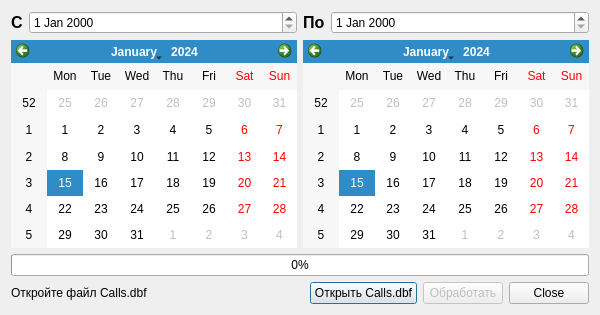
<?xml version="1.0" encoding="UTF-8"?>
<ui version="4.0">
 <class>MainWindow</class>
 <widget class="QDialog" name="MainWindow">
  <property name="geometry">
   <rect>
    <x>0</x>
    <y>0</y>
    <width>600</width>
    <height>315</height>
   </rect>
  </property>
  <property name="sizePolicy">
   <sizepolicy hsizetype="Fixed" vsizetype="Fixed">
    <horstretch>0</horstretch>
    <verstretch>0</verstretch>
   </sizepolicy>
  </property>
  <property name="minimumSize">
   <size>
    <width>600</width>
    <height>315</height>
   </size>
  </property>
  <property name="maximumSize">
   <size>
    <width>600</width>
    <height>315</height>
   </size>
  </property>
  <property name="windowTitle">
   <string>Конвертер Oracle2Dbf</string>
  </property>
  <layout class="QVBoxLayout" name="verticalLayout">
   <item>
    <layout class="QGridLayout" name="gridLayout">
     <item row="3" column="0">
      <layout class="QHBoxLayout" name="horizontalLayout">
       <item>
        <widget class="QLabel" name="fromLabel">
         <property name="sizePolicy">
          <sizepolicy hsizetype="Preferred" vsizetype="Preferred">
           <horstretch>0</horstretch>
           <verstretch>0</verstretch>
          </sizepolicy>
         </property>
         <property name="font">
          <font>
           <pointsize>12</pointsize>
           <weight>75</weight>
           <bold>true</bold>
          </font>
         </property>
         <property name="text">
          <string>С</string>
         </property>
        </widget>
       </item>
       <item>
        <widget class="QDateEdit" name="fromDateEdit">
         <property name="sizePolicy">
          <sizepolicy hsizetype="Expanding" vsizetype="Fixed">
           <horstretch>0</horstretch>
           <verstretch>0</verstretch>
          </sizepolicy>
         </property>
        </widget>
       </item>
      </layout>
     </item>
     <item row="3" column="1">
      <layout class="QHBoxLayout" name="horizontalLayout_2">
       <item>
        <widget class="QLabel" name="tillLabel">
         <property name="font">
          <font>
           <pointsize>12</pointsize>
           <weight>75</weight>
           <bold>true</bold>
          </font>
         </property>
         <property name="text">
          <string>По</string>
         </property>
        </widget>
       </item>
       <item>
        <widget class="QDateEdit" name="tillDateEdit">
         <property name="sizePolicy">
          <sizepolicy hsizetype="Expanding" vsizetype="Fixed">
           <horstretch>0</horstretch>
           <verstretch>0</verstretch>
          </sizepolicy>
         </property>
        </widget>
       </item>
      </layout>
     </item>
     <item row="4" column="0">
      <widget class="QCalendarWidget" name="fromCalendarWidget">
       <property name="firstDayOfWeek">
        <enum>Qt::Monday</enum>
       </property>
      </widget>
     </item>
     <item row="4" column="1">
      <widget class="QCalendarWidget" name="tillCalendarWidget">
       <property name="firstDayOfWeek">
        <enum>Qt::Monday</enum>
       </property>
      </widget>
     </item>
    </layout>
   </item>
   <item>
    <widget class="QProgressBar" name="progressBar">
     <property name="maximum">
      <number>100</number>
     </property>
     <property name="value">
      <number>0</number>
     </property>
    </widget>
   </item>
   <item>
    <layout class="QGridLayout" name="gridLayout_2">
     <item row="0" column="0">
      <widget class="QLabel" name="dbfFilePathLabel">
       <property name="sizePolicy">
        <sizepolicy hsizetype="Expanding" vsizetype="Preferred">
         <horstretch>0</horstretch>
         <verstretch>0</verstretch>
        </sizepolicy>
       </property>
       <property name="text">
        <string>Откройте файл Calls.dbf</string>
       </property>
       <property name="wordWrap">
        <bool>true</bool>
       </property>
      </widget>
     </item>
     <item row="0" column="2">
      <widget class="QPushButton" name="openDbfButton">
       <property name="text">
        <string>Открыть Calls.dbf</string>
       </property>
      </widget>
     </item>
     <item row="0" column="4">
      <widget class="QDialogButtonBox" name="buttonBox">
       <property name="sizePolicy">
        <sizepolicy hsizetype="Fixed" vsizetype="Fixed">
         <horstretch>0</horstretch>
         <verstretch>0</verstretch>
        </sizepolicy>
       </property>
       <property name="standardButtons">
        <set>QDialogButtonBox::Close</set>
       </property>
      </widget>
     </item>
     <item row="0" column="3">
      <widget class="QPushButton" name="processButton">
       <property name="enabled">
        <bool>false</bool>
       </property>
       <property name="text">
        <string>Обработать</string>
       </property>
      </widget>
     </item>
    </layout>
   </item>
  </layout>
 </widget>
 <layoutdefault spacing="6" margin="11"/>
 <resources/>
 <connections>
  <connection>
   <sender>buttonBox</sender>
   <signal>rejected()</signal>
   <receiver>MainWindow</receiver>
   <slot>reject()</slot>
   <hints>
    <hint type="sourcelabel">
     <x>261</x>
     <y>278</y>
    </hint>
    <hint type="destinationlabel">
     <x>261</x>
     <y>149</y>
    </hint>
   </hints>
  </connection>
 </connections>
</ui>
